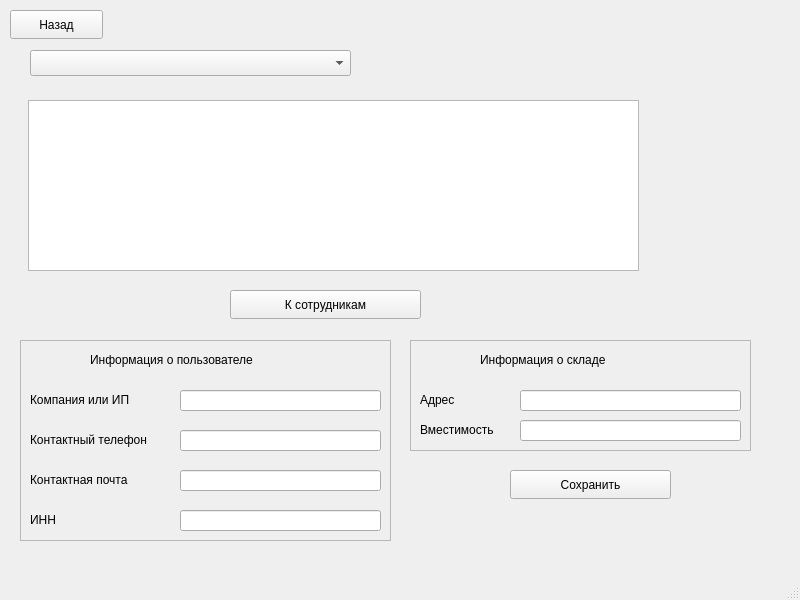
<?xml version="1.0" encoding="UTF-8"?>
<ui version="4.0">
 <class>WarehouseOwnerMenu</class>
 <widget class="QMainWindow" name="WarehouseOwnerMenu">
  <property name="geometry">
   <rect>
    <x>0</x>
    <y>0</y>
    <width>800</width>
    <height>600</height>
   </rect>
  </property>
  <property name="windowTitle">
   <string>MainWindow</string>
  </property>
  <widget class="QWidget" name="centralwidget">
   <widget class="QFrame" name="ownerFrame">
    <property name="geometry">
     <rect>
      <x>20</x>
      <y>340</y>
      <width>371</width>
      <height>201</height>
     </rect>
    </property>
    <property name="frameShape">
     <enum>QFrame::Shape::StyledPanel</enum>
    </property>
    <property name="frameShadow">
     <enum>QFrame::Shadow::Raised</enum>
    </property>
    <widget class="QLineEdit" name="emailInput">
     <property name="geometry">
      <rect>
       <x>160</x>
       <y>90</y>
       <width>201</width>
       <height>21</height>
      </rect>
     </property>
    </widget>
    <widget class="QLineEdit" name="phoneInput">
     <property name="geometry">
      <rect>
       <x>160</x>
       <y>130</y>
       <width>201</width>
       <height>21</height>
      </rect>
     </property>
    </widget>
    <widget class="QLabel" name="label">
     <property name="geometry">
      <rect>
       <x>10</x>
       <y>50</y>
       <width>191</width>
       <height>20</height>
      </rect>
     </property>
     <property name="text">
      <string>Компания или ИП</string>
     </property>
    </widget>
    <widget class="QLabel" name="label_2">
     <property name="geometry">
      <rect>
       <x>10</x>
       <y>90</y>
       <width>151</width>
       <height>20</height>
      </rect>
     </property>
     <property name="text">
      <string>Контактный телефон</string>
     </property>
    </widget>
    <widget class="QLabel" name="label_3">
     <property name="geometry">
      <rect>
       <x>10</x>
       <y>130</y>
       <width>201</width>
       <height>20</height>
      </rect>
     </property>
     <property name="text">
      <string>Контактная почта</string>
     </property>
    </widget>
    <widget class="QLineEdit" name="taxNumberInput">
     <property name="geometry">
      <rect>
       <x>160</x>
       <y>170</y>
       <width>201</width>
       <height>21</height>
      </rect>
     </property>
    </widget>
    <widget class="QLabel" name="label_4">
     <property name="geometry">
      <rect>
       <x>10</x>
       <y>170</y>
       <width>201</width>
       <height>20</height>
      </rect>
     </property>
     <property name="text">
      <string>ИНН</string>
     </property>
    </widget>
    <widget class="QLineEdit" name="nameInput">
     <property name="geometry">
      <rect>
       <x>160</x>
       <y>50</y>
       <width>201</width>
       <height>21</height>
      </rect>
     </property>
    </widget>
    <widget class="QLabel" name="label_6">
     <property name="geometry">
      <rect>
       <x>70</x>
       <y>10</y>
       <width>211</width>
       <height>20</height>
      </rect>
     </property>
     <property name="text">
      <string>Информация о пользователе</string>
     </property>
    </widget>
   </widget>
   <widget class="QFrame" name="warehouseInfoFrame">
    <property name="geometry">
     <rect>
      <x>410</x>
      <y>340</y>
      <width>341</width>
      <height>111</height>
     </rect>
    </property>
    <property name="frameShape">
     <enum>QFrame::Shape::StyledPanel</enum>
    </property>
    <property name="frameShadow">
     <enum>QFrame::Shadow::Raised</enum>
    </property>
    <widget class="QLineEdit" name="addressInput">
     <property name="geometry">
      <rect>
       <x>110</x>
       <y>50</y>
       <width>221</width>
       <height>21</height>
      </rect>
     </property>
    </widget>
    <widget class="QLabel" name="label_5">
     <property name="geometry">
      <rect>
       <x>10</x>
       <y>50</y>
       <width>63</width>
       <height>20</height>
      </rect>
     </property>
     <property name="text">
      <string>Адрес</string>
     </property>
    </widget>
    <widget class="QLabel" name="label_7">
     <property name="geometry">
      <rect>
       <x>70</x>
       <y>10</y>
       <width>161</width>
       <height>20</height>
      </rect>
     </property>
     <property name="text">
      <string>Информация о складе</string>
     </property>
    </widget>
    <widget class="QLabel" name="label_8">
     <property name="geometry">
      <rect>
       <x>10</x>
       <y>80</y>
       <width>101</width>
       <height>20</height>
      </rect>
     </property>
     <property name="text">
      <string>Вместимость</string>
     </property>
    </widget>
    <widget class="QLineEdit" name="CapacityInput">
     <property name="geometry">
      <rect>
       <x>110</x>
       <y>80</y>
       <width>221</width>
       <height>21</height>
      </rect>
     </property>
    </widget>
   </widget>
   <widget class="QPushButton" name="saveButton">
    <property name="geometry">
     <rect>
      <x>510</x>
      <y>470</y>
      <width>161</width>
      <height>29</height>
     </rect>
    </property>
    <property name="text">
     <string>Сохранить</string>
    </property>
   </widget>
   <widget class="QPushButton" name="goBackButton">
    <property name="geometry">
     <rect>
      <x>10</x>
      <y>10</y>
      <width>93</width>
      <height>29</height>
     </rect>
    </property>
    <property name="text">
     <string>Назад</string>
    </property>
   </widget>
   <widget class="QComboBox" name="warehouseSelection">
    <property name="geometry">
     <rect>
      <x>30</x>
      <y>50</y>
      <width>321</width>
      <height>26</height>
     </rect>
    </property>
   </widget>
   <widget class="QStackedWidget" name="infoTypeWidget">
    <property name="geometry">
     <rect>
      <x>20</x>
      <y>90</y>
      <width>651</width>
      <height>231</height>
     </rect>
    </property>
    <property name="currentIndex">
     <number>1</number>
    </property>
    <widget class="QWidget" name="employeePage">
     <widget class="QTableWidget" name="employeeTable">
      <property name="geometry">
       <rect>
        <x>8</x>
        <y>10</y>
        <width>611</width>
        <height>171</height>
       </rect>
      </property>
     </widget>
     <widget class="QPushButton" name="switchToProduct">
      <property name="geometry">
       <rect>
        <x>210</x>
        <y>200</y>
        <width>191</width>
        <height>29</height>
       </rect>
      </property>
      <property name="text">
       <string>К продуктам</string>
      </property>
     </widget>
    </widget>
    <widget class="QWidget" name="productPage">
     <widget class="QTableWidget" name="productTable">
      <property name="geometry">
       <rect>
        <x>8</x>
        <y>10</y>
        <width>611</width>
        <height>171</height>
       </rect>
      </property>
     </widget>
     <widget class="QPushButton" name="switchToEmployee">
      <property name="geometry">
       <rect>
        <x>210</x>
        <y>200</y>
        <width>191</width>
        <height>29</height>
       </rect>
      </property>
      <property name="text">
       <string>К сотрудникам</string>
      </property>
     </widget>
    </widget>
   </widget>
  </widget>
  <widget class="QMenuBar" name="menubar">
   <property name="geometry">
    <rect>
     <x>0</x>
     <y>0</y>
     <width>800</width>
     <height>26</height>
    </rect>
   </property>
  </widget>
  <widget class="QStatusBar" name="statusbar"/>
 </widget>
 <resources/>
 <connections/>
</ui>
